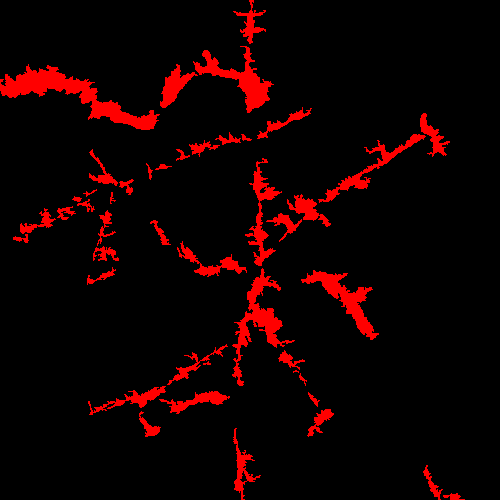
#> input picture Dataset/O1_interpretations/1.png, 500 x 500 px; its folder holds 4 pictures in this run
$ python test_validations.py
#> lines starting #> are read from the running program, lines starting #| are printed output that depends on the picture; after the words box and inside, x2 and y2 are one past the last pixel; in counts of white or black regions, pixels touching at a corner belong together
# -*- coding: utf-8 -*-
"""
Created on Tue Jun  7 15:13:12 2022

@author: adejunior
"""


from sklearn.metrics import f1_score

import numpy as np
from PIL import Image

import matplotlib.pyplot as plt

import glob


base_images = glob.glob('*.tif')


wd = "D:/Coding/SLIC_tree_segmentation/Testes superpixels"

folder1 = wd + "/O1_interpretations/"
folder2 = wd + "/O2_interpretations/"
folder3 = wd + "/O3_interpretations/"


images1 = glob.glob(folder1 + '*.png')
image_list_1 = []

for ref in images1:
    base_image = Image.open(ref)
#> base_image is the input picture: PIL image 500x500 RGB; mean R, G, B 18.4, 0, 0
    image_array = np.asarray(base_image)

    mask = np.uint8(image_array[:,:,0]/255)
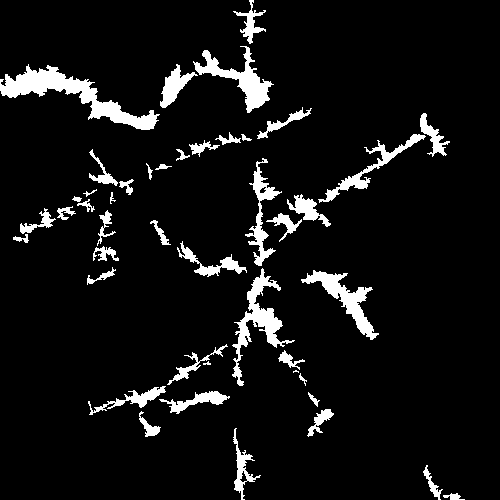
#> mask: shape (500, 500); values 0 (black) and 1 (white), 7.2% white; 45 white regions (2 under 20 px), largest, box (x1, y1, x2, y2) and area: (0, 64, 160, 130) 2884, (232, 268, 295, 386) 1702, (193, 46, 274, 113) 1519
    image_list_1.append(mask)
#> pass 2 of the loop `for ref in images1:`:
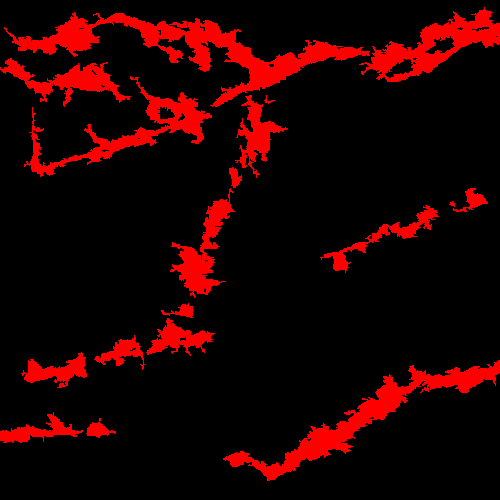
#> input picture Dataset/O1_interpretations/10.png, 500 x 500 px
#> base_image is the input picture: PIL image 500x500 RGB; mean R, G, B 31.8, 0, 0
#> `mask = np.uint8(image_array[:,:,0]/255)`:
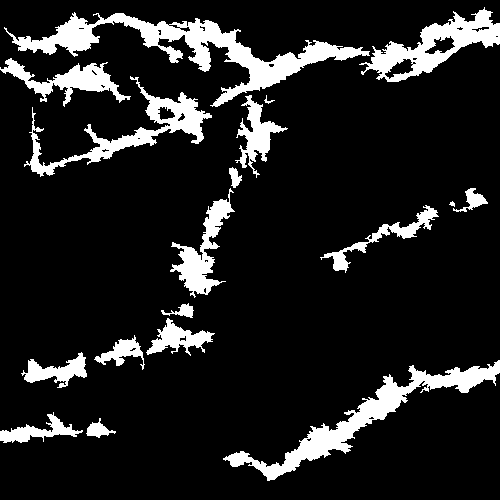
#> mask: shape (500, 500); values 0 (black) and 1 (white), 12.5% white; 18 white regions, largest, box (x1, y1, x2, y2) and area: (4, 12, 370, 107) 7388, (223, 360, 500, 481) 5273, (359, 7, 500, 82) 3631
#> pass 3 of the loop `for ref in images1:`:
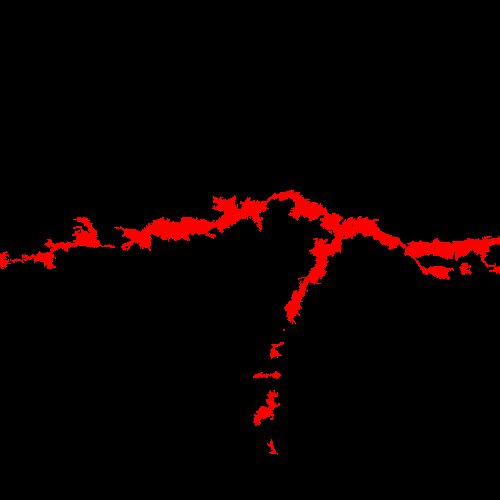
#> input picture Dataset/O1_interpretations/11.png, 500 x 500 px
#> base_image is the input picture: PIL image 500x500 RGB; mean R, G, B 9.9, 0, 0
#> `mask = np.uint8(image_array[:,:,0]/255)`:
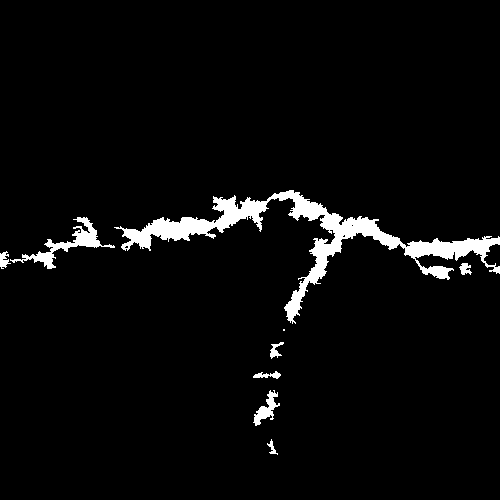
#> mask: shape (500, 500); values 0 (black) and 1 (white), 3.9% white; 9 white regions (1 under 20 px), largest, box (x1, y1, x2, y2) and area: (114, 190, 500, 324) 7804, (10, 217, 115, 269) 1064, (253, 390, 280, 426) 371
#> the loop made 4 passes; the first 3 are shown


images2 = glob.glob(folder2 + '*.png')
#> images2 = []
image_list_2 = []

for ref in images2:
    base_image = Image.open(ref)
    image_array = np.asarray(base_image)

    mask = np.uint8(image_array[:,:,0]/255)
    image_list_2.append(mask)


images3 = glob.glob(folder3 + '*.png')
image_list_3 = []

for ref in images3:
    base_image = Image.open(ref)
    image_array = np.asarray(base_image)

    mask = np.uint8(image_array[:,:,0]/255)
    image_list_3.append(mask)


f1_score_1_2 = []
for i in range(0, 20):
#> (the run stopped early here; a loop or call above may not have finished)
